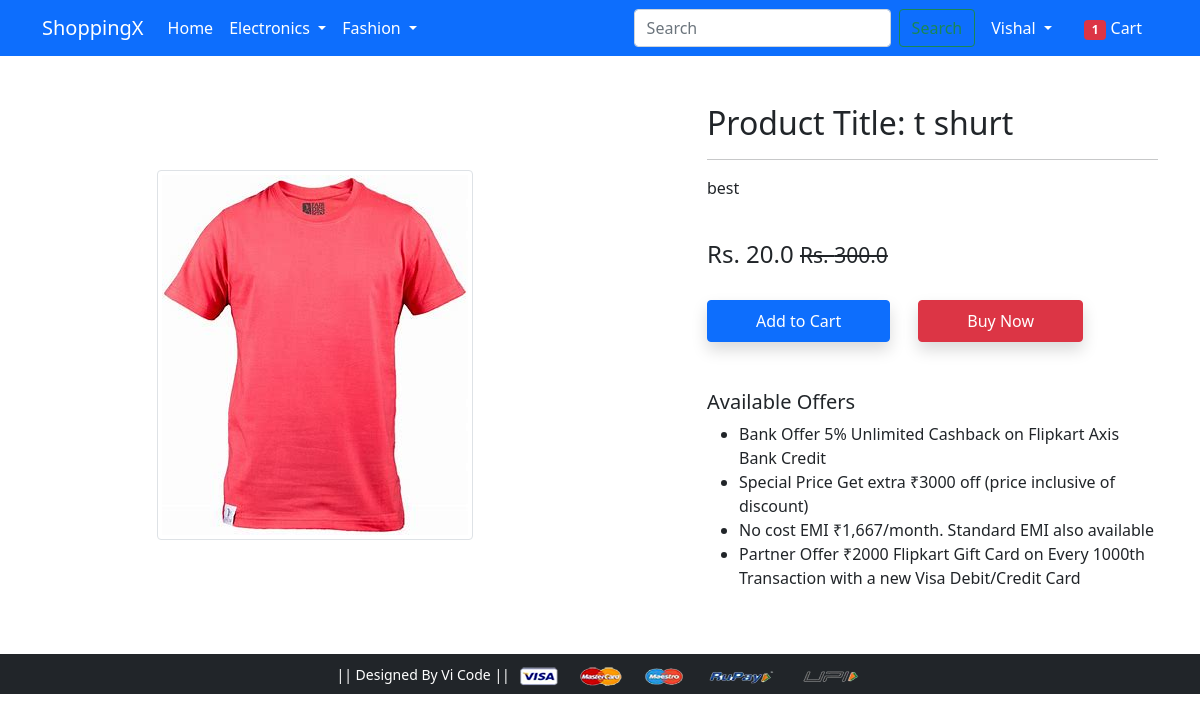
Page /product/30/ (signed in) on the earlier database version.
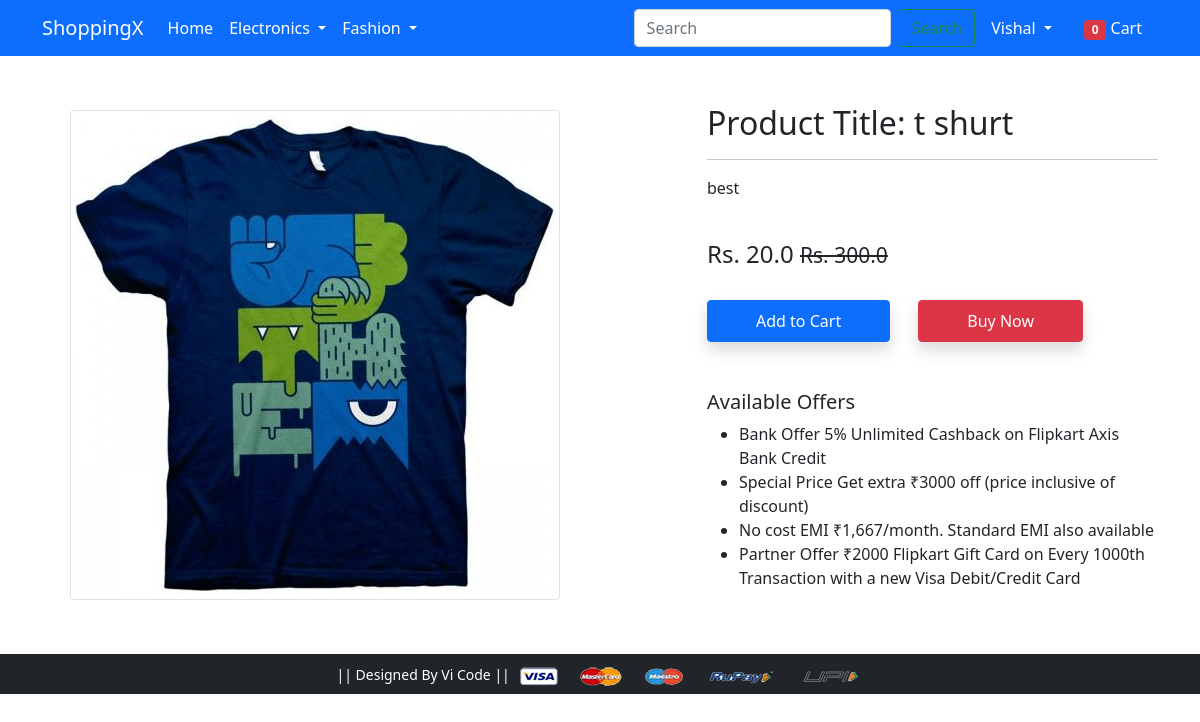
Same page on the later database version.
### app/models.py (models this page shows, shortened)
class Product(models.Model):
    title = models.CharField(max_length=100)
    selling_price = models.FloatField()
    discounted_price = models.FloatField()
    description = models.TextField()
    brand = models.CharField(max_length=100)
    category = models.CharField(choices=CATEGORY_CHOICES, max_length=2)
    product_image = models.ImageField(upload_to='productimg')

### app/views.py (the view)
# urls.py: path('product/<int:pk>/', views.ProductDetailView.as_view(), name='product_detail'),
@method_decorator(login_required, name='dispatch')
class ProductDetailView(View):
    def get(self, request, pk):
        product = get_object_or_404(Product, pk=pk)
        item_already_in_cart = False
        totalitem = 0  # Ensure totalitem is initialized
        if request.user.is_authenticated:
            totalitem = Cart.objects.filter(user=request.user).count()
            item_already_in_cart = Cart.objects.filter(Q(product=product) & Q(user=request.user)).exists()
        return render(request, 'app/productdetail.html', {
            'product': product,
            'item_already_in_cart': item_already_in_cart,
            'totalitem': totalitem
        })

### app/templates/app/productdetail.html (shortened to what this page needs)
{% extends 'app/base.html' %}
{% load static %}
{% block main-content %}
<div class="container my-5">
 <div class="row">
  <div class="col-sm-6 text-center align-self-center">
   <img src="{{product.product_image.url}}" alt="" class="img-fluid img-thumbnail">
  </div>
  <div class="col-sm-5 offset-sm-1">
   <h2>Product Title: {{product.title}}</h2>
   <hr>
   <p>{{product.description}}</p> <br>
   <h4>Rs. {{product.discounted_price}} <small class="fw-light text-decoration-line-through">Rs. {{product.selling_price}}</small></h4> <br>
   {% if item_already_in_cart %}
   <a href="{% url 'showcart' %}" class="btn btn-warning shadow px-5 py-2 ms-4">Go to Cart</a>
   {% else %}
   <form action="/add-to-cart" class="d-inline">
    <button type="submit" class="btn btn-primary shadow px-5 py-2">Add to Cart</button>
   </form>
   {% endif %}
   <a href="{% url 'checkout' %}" class="btn btn-danger shadow px-5 py-2 ms-4">Buy Now</a>
   <h5 class="mt-5">Available Offers</h5>
   <ul>
    <li>Bank Offer 5% Unlimited Cashback on Flipkart Axis Bank Credit</li>
    <li>Special Price Get extra ₹3000 off (price inclusive of discount)</li>
    <li>No cost EMI ₹1,667/month. Standard EMI also available</li>
    <li>Partner Offer ₹2000 Flipkart Gift Card on Every 1000th Transaction with a new Visa Debit/Credit Card</li>
   </ul>
  </div>
 </div>
</div>
{% endblock main-content %}

### app/templates/app/base.html (shortened to what this page needs)
<!doctype html>
{% load static %}
<html lang="en">
  <head>
    <link href="https://cdn.jsdelivr.net/npm/bootstrap@5.0.0-beta1/dist/css/bootstrap.min.css" rel="stylesheet">
    <link rel="stylesheet" href="{% static 'app/css/owl.carousel.min.css' %}">
    <link rel="stylesheet" href="{% static 'app/css/all.min.css' %}">
    <link rel="stylesheet" href="{% static 'app/css/style.css' %}">
  </head>
  <body>
    <nav class="navbar navbar-expand-lg navbar-dark bg-primary">
     <div class="container">
       <a class="navbar-brand" href="/">ShoppingX</a>
       <div class="collapse navbar-collapse" id="navbarSupportedContent">
         <ul class="navbar-nav me-auto mb-2 mb-lg-0">
           <li class="nav-item">
             <a class="nav-link active" aria-current="page" href="/">Home</a>
           </li>
           <li class="nav-item dropdown">
             <a class="nav-link dropdown-toggle text-white" href="#" id="electronicsDropdown" role="button" data-bs-toggle="dropdown" aria-expanded="false">
               Electronics
             </a>
           </li>
           <li class="nav-item dropdown">
             <a class="nav-link dropdown-toggle text-white" href="#" id="fashionDropdown" role="button" data-bs-toggle="dropdown" aria-expanded="false">
               Fashion
             </a>
           </li>
         </ul>
    <form class="d-flex" role="search" method="get" action="{% url 'search' %}">
  <input class="form-control me-2" type="search" placeholder="Search" name="query" aria-label="Search">
  <button class="btn btn-outline-success" type="submit">Search</button>
</form>
        <div>
          <ul class="navbar-nav me-auto mb-2 mb-lg-0">
          {% if request.user.is_authenticated %}
           <li class="nav-item dropdown mx-2">
              <a class="nav-link dropdown-toggle text-white" href="#" id="profileDropdown" role="button" data-bs-toggle="dropdown" aria-expanded="false">
                {{request.user.username|capfirst}}
              </a>
            </li>
            <li class="nav-item mx-2">
             <a href="{% url 'showcart' %}" class="nav-link text-white"><span class="badge bg-danger">{{totalitem}}</span> Cart </a>
            </li>
          {% endif %}
          </ul>
         </div>
       </div>
     </div>
    </nav>
    {% block main-content %} {% endblock main-content %}
    <footer class="container-fluid bg-dark text-center p-2 mt-5">
        <small class="text-white">|| Designed By Vi Code || </small>
        <img src="{% static 'app/images/payment.png' %}" alt="" srcset="" class="img-fluid" height="2px">
    </footer>
  </body>
</html>

Differences in the rows shown:
changed Product "t shurt": product_image: a different picture
Other differences:
{{ totalitem }}: "1" → "0"
